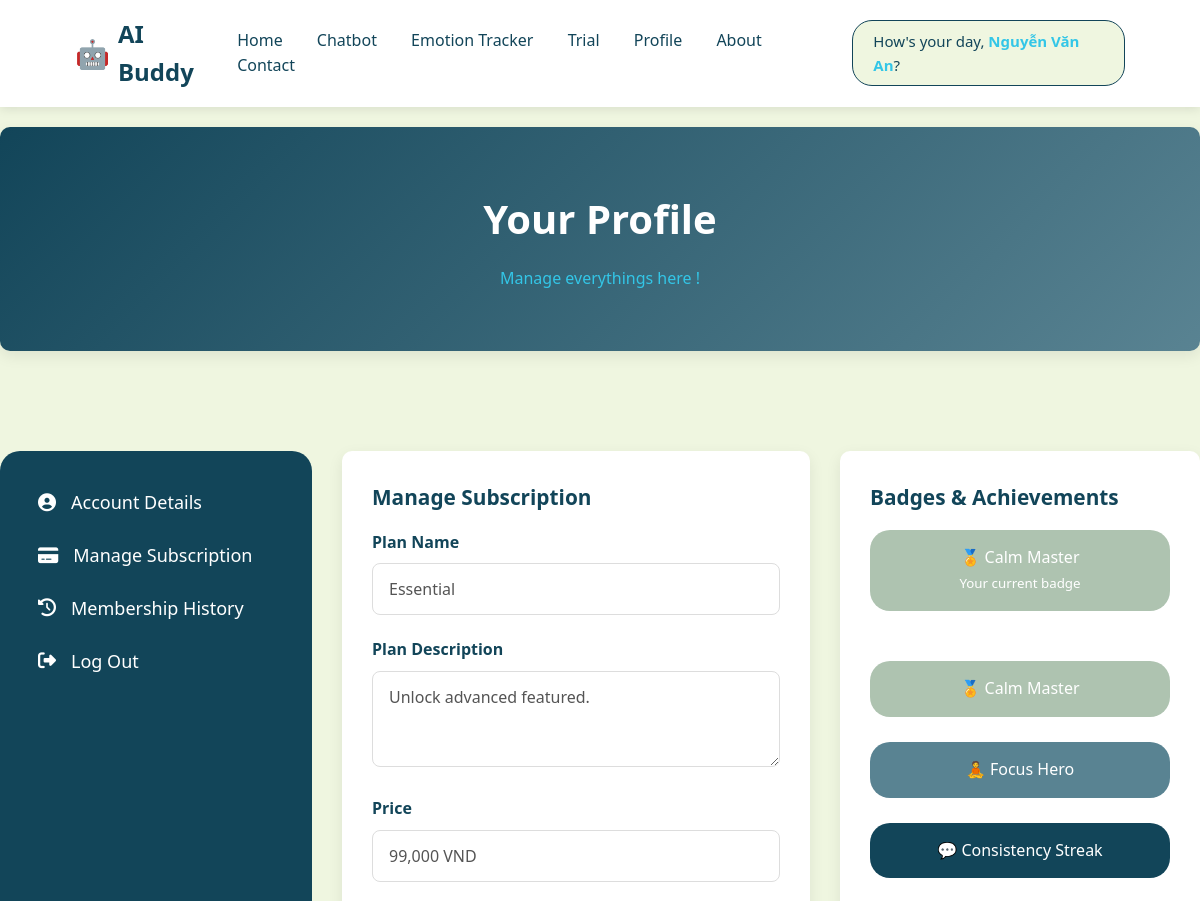
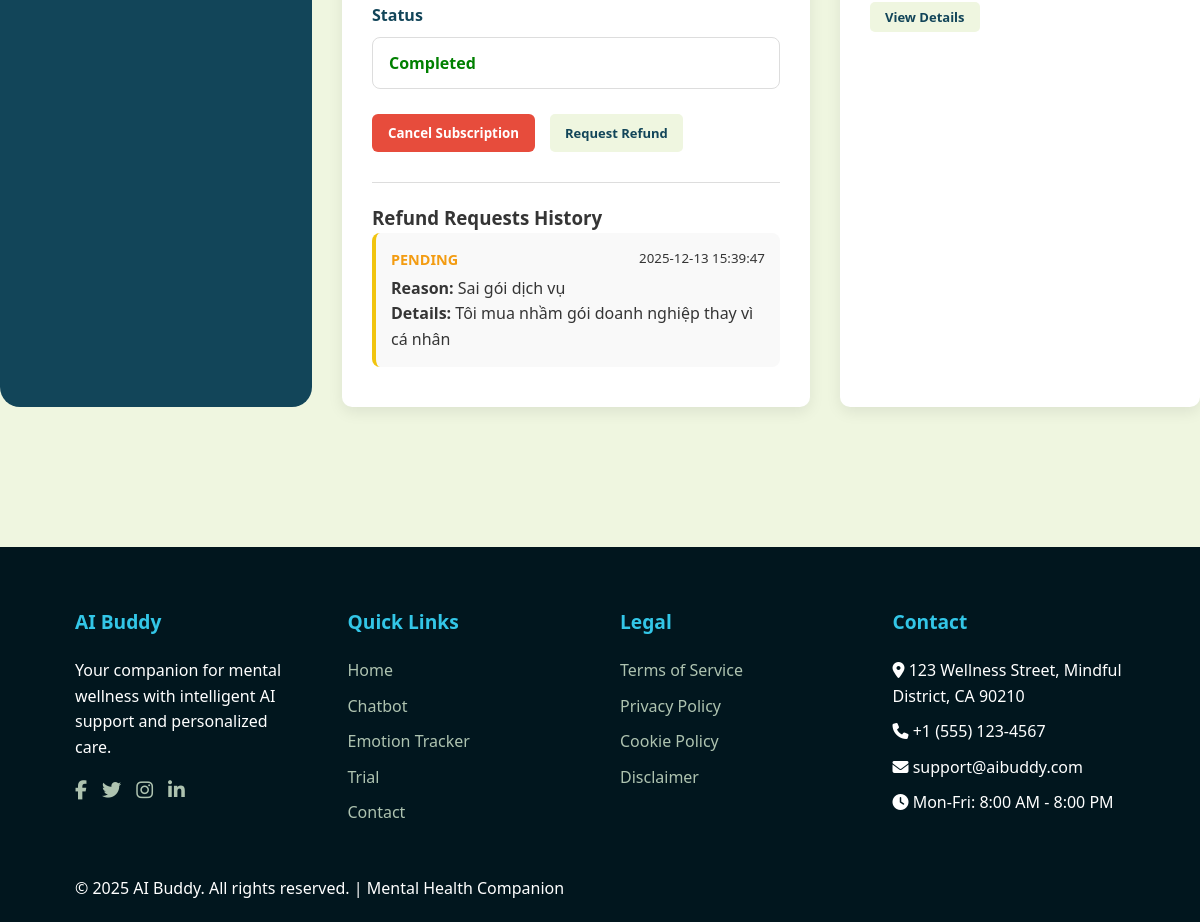
The app's page /user_aibuddy/AIBuddy_Profile.php?tab=subscription (signed in) with its own data (2 pictures, top to bottom).
### tables this page shows
CREATE TABLE `users` (
  `UserID` int(11) NOT NULL,
  `UserName` varchar(100) NOT NULL,
  `UserEmail` varchar(100) NOT NULL,
  `UserPassword` varchar(255) NOT NULL,
  `BirthDate` date DEFAULT NULL,
  `PhoneNumber` varchar(20) DEFAULT NULL,
  `Gender` varchar(10) DEFAULT NULL,
  `UsageLeft` int(11) DEFAULT 0 COMMENT 'Số lần sử dụng còn lại',
  `IsTrialActive` tinyint(1) DEFAULT 0 COMMENT 'Đang dùng thử hay không',
  `secret_answer` varchar(255) NOT NULL
);

CREATE TABLE `userorder` (
  `OrderID` int(11) NOT NULL,
  `UserID` int(11) NOT NULL,
  `PlanID` int(11) NOT NULL,
  `TotalAmount` decimal(10,2) DEFAULT NULL,
  `OrderStatus` varchar(20) DEFAULT NULL,
  `PurchaseTime` datetime DEFAULT current_timestamp()
);

CREATE TABLE `plan` (
  `PlanID` int(11) NOT NULL,
  `PlanName` varchar(100) NOT NULL,
  `PlanDescription` text DEFAULT NULL,
  `PlanPrice` decimal(10,2) DEFAULT NULL,
  `BillingCycle` varchar(20) DEFAULT NULL,
  `PlanVideoURL` varchar(255) DEFAULT NULL
);

CREATE TABLE `refundrequest` (
  `RefundID` int(11) NOT NULL,
  `TransactionID` int(11) NOT NULL,
  `RefundType` varchar(20) DEFAULT NULL,
  `RefundAmount` decimal(10,2) DEFAULT NULL,
  `RefundDetails` text DEFAULT NULL,
  `EvidencePath` varchar(255) DEFAULT NULL,
  `RefundStatus` varchar(20) DEFAULT NULL,
  `AdminResponse` text DEFAULT NULL,
  `RequestDate` datetime DEFAULT current_timestamp(),
  `UpdatedDate` datetime DEFAULT NULL
);

### user_aibuddy/AIBuddy_Profile.php (the view, shortened to what this page needs)
<?php
require_once 'config/db.php';
$UserID = $_SESSION['userid'];
$tab = $_GET['tab'] ?? 'account';
$stmt = $conn->prepare("
    SELECT UserID, UserName, UserEmail, PhoneNumber, IsTrialActive
    FROM users
    WHERE UserID = ?
");
$stmt->bind_param("i", $UserID);
$stmt->execute();
$user = $stmt->get_result()->fetch_assoc();
$stmt = $conn->prepare("
    SELECT
        o.OrderID,
        o.PlanID,
        o.OrderStatus,
        p.PlanName,
        p.PlanDescription,
        p.PlanPrice
    FROM userorder o
    JOIN plan p ON o.PlanID = p.PlanID
    WHERE o.UserID = ?
    ORDER BY o.OrderID DESC
    LIMIT 1
");
$stmt->bind_param("i", $UserID);
$stmt->execute();
$currentPlan = $stmt->get_result()->fetch_assoc();
$currentBadge = null;
if ($currentPlan && in_array($currentPlan['PlanName'], ['Essential', 'Premium']) && $currentPlan['OrderStatus'] !== 'Cancelled') {
    $currentBadge = [
        'BadgeID' => 1,
        'BadgeName' => 'Calm Master',
        'BadgeSymbol' => '🏅',
        'BadgeColor' => 'badge1'
    ];
}
?>
<!DOCTYPE html>
<html lang="en">
<head>
    <link rel="stylesheet" href="https://cdnjs.cloudflare.com/ajax/libs/font-awesome/6.5.0/css/all.min.css">
</head>
<body>
    <header>
        <div class="container header-content">
            <div class="logo"><span class="logo-icon">🤖</span> AI Buddy</div>
            <nav>
                <a href="AIBuddy_Homepage.php">Home</a>
                <a href="AIBuddy_Chatbot.php">Chatbot</a>
                <a href="AIBuddy_EmotionTracker.php">Emotion Tracker</a>
                <a href="AIBuddy_Trial.php">Trial</a>
                <a href="AIBuddy_Profile.php">Profile</a>
                <a href="AIBuddy_About.php">About</a>
                <a href="AIBuddy_Contact.php">Contact</a>
            </nav>
            <?php if (isset($_SESSION['userid']) && isset($user)): ?>
                <div class="user-greeting-badge">How's your day, <strong><?= htmlspecialchars($user['UserName']) ?></strong>?</div>
            <?php else: ?>
                <a href="AIBuddy_SignIn.php"><button class="signin-btn">Sign In</button></a>
            <?php endif; ?>
        </div>
    </header>
    <section class="page-hero">
        <div class="container">
            <h1>Your Profile</h1>
            <ul class="breadcrumb">
                <li class="current">Manage everythings here !</li>
            </ul>
        </div>
    </section>
    <main>
        <section class="dashboard-section">
            <div class="dashboard-container">
                <div class="sidebar">
                    <ul class="sidebar-menu">
                        <li onclick="location.href='AIBuddy_Profile.php?tab=account'">
                            <i class="fas fa-user-circle"></i> Account Details
                        </li>
                        <li onclick="location.href='AIBuddy_Profile.php?tab=subscription'">
                            <i class="fas fa-credit-card"></i> Manage Subscription
                        </li>
                        <li onclick="location.href='AIBuddy_Profile.php?tab=membership'">
                            <i class="fas fa-history"></i> Membership History
                        </li>
                        <li id="logout-btn">
                            <i class="fas fa-sign-out-alt"></i> Log Out
                        </li>
                    </ul>
                </div>
                <div class="dashboard-box">
                    <?php if ($tab === 'subscription'): ?>
                        <h2>Manage Subscription</h2>
                        <?php
                        if (!$currentPlan || $currentPlan['OrderStatus'] === 'Cancelled'):
                        ?>
                            <div style="text-align: center; padding: 30px;">
                                <i class="fas fa-ban" style="font-size: 40px; color: #ccc; margin-bottom: 15px;"></i>
                                <p style="font-size: 1.1rem; font-weight: 500; color: #555;">No Active Subscription</p>
                                <p style="color: #777;">You currently don't have any active plan. Subscribe to unlock premium features.</p>
                                <a href="AIBuddy_Trial.php" class="btn-primary" style="display:inline-block; margin-top:15px; padding: 10px 20px; text-decoration:none;">Browse Plans</a>
                            </div>
                        <?php else: ?>
                            <div class="account-form">
                                <div class="form-group">
                                    <label>Plan Name</label>
                                    <input class="form-control" value="<?= htmlspecialchars($currentPlan['PlanName']) ?>" disabled>
                                </div>
                                <div class="form-group">
                                    <label>Plan Description</label>
                                    <textarea class="form-control" rows="3" disabled><?= htmlspecialchars($currentPlan['PlanDescription']) ?></textarea>
                                </div>
                                <div class="form-group">
                                    <label>Price</label>
                                    <input class="form-control" value="<?= number_format($currentPlan['PlanPrice']) ?> VND" disabled>
                                </div>
                                <div class="form-group">
                                    <label>Status</label>
                                    <input class="form-control" value="<?= $currentPlan['OrderStatus'] ?>" disabled style="color: green; font-weight: bold;">
                                </div>
                                <div style="display:flex; gap:15px; margin-top:25px;">
                                    <button class="edit-btn" style="background-color: #e74c3c;" onclick="openCancelModal()">Cancel Subscription</button>
                                    <button class="btn-primary" onclick="openRefundModal()">Request Refund</button>
                                </div>
                            </div>
                        <?php endif; ?>
                        <?php
                        $refundSql = "SELECT * FROM refundrequest r JOIN userorder o ON r.TransactionID = o.OrderID WHERE o.UserID = ? ORDER BY r.RequestDate DESC";
                        $stmtRefund = $conn->prepare($refundSql);
                        $stmtRefund->bind_param("i", $UserID);
                        $stmtRefund->execute();
                        $refunds = $stmtRefund->get_result();
                        ?>
                        <?php if ($refunds->num_rows > 0): ?>
                            <div class="refund-history-box">
                                <h3>Refund Requests History</h3>
                                <?php while($ref = $refunds->fetch_assoc()): ?>
                                    <div class="refund-item <?= strtolower($ref['RefundStatus']) ?>">
                                        <div style="display:flex; justify-content:space-between; margin-bottom:5px;">
                                            <span class="refund-status status-<?= strtolower($ref['RefundStatus']) ?>">
                                                <?= $ref['RefundStatus'] ?>
                                            </span>
                                            <small><?= $ref['RequestDate'] ?></small>
                                        </div>
                                        <p><strong>Reason:</strong> <?= htmlspecialchars($ref['RefundType']) ?></p>
                                        <p><strong>Details:</strong> <?= htmlspecialchars($ref['RefundDetails']) ?></p>
                                    </div>
                                <?php endwhile; ?>
                            </div>
                        <?php endif; ?>
                    <?php endif; ?>
                </div>
                <div class="dashboard-box">
                    <h2>Badges & Achievements</h2>
                    <?php if ($currentBadge): ?>
                        <div class="<?= $currentBadge['BadgeColor'] ?>">
                            <p><?= $currentBadge['BadgeSymbol'] ?>     <?= $currentBadge['BadgeName'] ?></p>
                            <small>Your current badge</small>
                        </div>
                    <?php else: ?>
                        <p>No badge earned yet.</p>
                    <?php endif; ?>
                    <br>
                    <div class="badge-grid">
                        <div class="badge1"><p>&#127941; Calm Master</p></div>
                        <div class="badge2"><p>&#129496; Focus Hero</p></div>
                        <div class="badge3"><p>&#128172; Consistency Streak</p></div>
                    </div>
                    <button class="btn-primary" id="openBadgeModal">View Details</button>
                </div>
            </div>
        </section>
    </main>
   <footer>
    <div class="container">
      <div class="footer-content">
        <div class="footer-column">
          <h3>AI Buddy</h3>
          <p>Your companion for mental wellness with intelligent AI support and personalized care.</p>
          <div class="social-links">
            <a href="#"><i class="fab fa-facebook-f"></i></a>
            <a href="#"><i class="fab fa-twitter"></i></a>
            <a href="#"><i class="fab fa-instagram"></i></a>
            <a href="#"><i class="fab fa-linkedin-in"></i></a>
          </div>
        </div>
        <div class="footer-column">
          <h3>Quick Links</h3>
          <ul>
            <li><a href="AIBuddy_Homepage.php">Home</a></li>
            <li><a href="AIBuddy_Chatbot.php">Chatbot</a></li>
            <li><a href="AIBuddy_EmotionTracker.php">Emotion Tracker</a></li>
            <li><a href="AIBuddy_Trial.php">Trial</a></li>
            <li><a href="AIBuddy_Contact.php">Contact</a></li>
          </ul>
        </div>
        <div class="footer-column">
          <h3>Legal</h3>
          <ul>
            <li><a href="AIBuddy_Terms of Service.php">Terms of Service</a></li>
            <li><a href="AIBuddy_PrivacyPolicy.php">Privacy Policy</a></li>
            <li><a href="#">Cookie Policy</a></li>
            <li><a href="#">Disclaimer</a></li>
          </ul>
        </div>
        <div class="footer-column">
          <h3>Contact</h3>
          <ul>
            <li><i class="fas fa-map-marker-alt"></i> 123 Wellness Street, Mindful District, CA 90210</li>
            <li><i class="fas fa-phone"></i> +1 (555) 123-4567</li>
            <li><i class="fas fa-envelope"></i> support@aibuddy.com</li>
            <li><i class="fas fa-clock"></i> Mon-Fri: 8:00 AM - 8:00 PM</li>
          </ul>
        </div>
      </div>
      <div class="copyright">
        <p>&copy; 2025 AI Buddy. All rights reserved. | Mental Health Companion</p>
      </div>
    </div>
  </footer>
</body>
</html>

### records on screen
users: UserName "Nguyễn Văn An"
userorder: PlanID.PlanName "Essential", PlanID.PlanDescription "Unlock advanced featured.", PlanID.PlanPrice "99,000 VND", OrderStatus "Completed"
refundrequest: RefundStatus "PENDING", RequestDate "2025-12-13 15:39:47", RefundType "Sai gói dịch vụ", RefundDetails "Tôi mua nhầm gói doanh nghiệp thay vì cá nhân"

### other values on screen
$currentBadge['BadgeSymbol'] "🏅"
$currentBadge['BadgeName'] "Calm Master"
